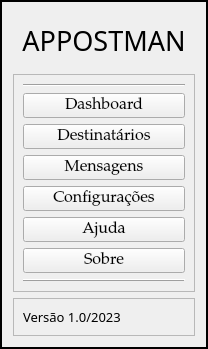
     <widget class="QFrame" name="left_menu_frame">
      <property name="sizePolicy">
       <sizepolicy hsizetype="Expanding" vsizetype="Preferred">
        <horstretch>0</horstretch>
        <verstretch>0</verstretch>
       </sizepolicy>
      </property>
      <property name="minimumSize">
       <size>
        <width>0</width>
        <height>0</height>
       </size>
      </property>
      <property name="maximumSize">
       <size>
        <width>0</width>
        <height>16777215</height>
       </size>
      </property>
      <property name="styleSheet">
       <string notr="true"/>
      </property>
      <property name="frameShape">
       <enum>QFrame::Box</enum>
      </property>
      <property name="frameShadow">
       <enum>QFrame::Plain</enum>
      </property>
      <property name="lineWidth">
       <number>2</number>
      </property>
      <layout class="QVBoxLayout" name="verticalLayout_2">
       <item>
        <widget class="QFrame" name="header_frame_menu">
         <property name="frameShape">
          <enum>QFrame::NoFrame</enum>
         </property>
         <property name="frameShadow">
          <enum>QFrame::Raised</enum>
         </property>
         <layout class="QHBoxLayout" name="horizontalLayout_4">
          <item>
           <widget class="QLabel" name="label_appostman">
            <property name="font">
             <font>
              <family>Rockwell Condensed</family>
              <pointsize>20</pointsize>
             </font>
            </property>
            <property name="text">
             <string>APPOSTMAN</string>
            </property>
            <property name="alignment">
             <set>Qt::AlignCenter</set>
            </property>
           </widget>
          </item>
         </layout>
        </widget>
       </item>
       <item>
        <widget class="QFrame" name="main_frame_menu">
         <property name="sizePolicy">
          <sizepolicy hsizetype="Preferred" vsizetype="Expanding">
           <horstretch>0</horstretch>
           <verstretch>0</verstretch>
          </sizepolicy>
         </property>
         <property name="font">
          <font>
           <family>Palatino Linotype</family>
           <pointsize>12</pointsize>
          </font>
         </property>
         <property name="frameShape">
          <enum>QFrame::StyledPanel</enum>
         </property>
         <property name="frameShadow">
          <enum>QFrame::Raised</enum>
         </property>
         <layout class="QVBoxLayout" name="verticalLayout_3">
          <item>
           <widget class="Line" name="line_left_footer">
            <property name="styleSheet">
             <string notr="true">color: rgb(0, 0, 0);</string>
            </property>
            <property name="frameShadow">
             <enum>QFrame::Sunken</enum>
            </property>
            <property name="orientation">
             <enum>Qt::Horizontal</enum>
            </property>
           </widget>
          </item>
          <item>
           <widget class="QPushButton" name="button_dashboard">
            <property name="sizePolicy">
             <sizepolicy hsizetype="Fixed" vsizetype="Fixed">
              <horstretch>0</horstretch>
              <verstretch>0</verstretch>
             </sizepolicy>
            </property>
            <property name="maximumSize">
             <size>
              <width>200</width>
              <height>40</height>
             </size>
            </property>
            <property name="font">
             <font>
              <family>Palatino Linotype</family>
              <pointsize>12</pointsize>
             </font>
            </property>
            <property name="cursor">
             <cursorShape>PointingHandCursor</cursorShape>
            </property>
            <property name="styleSheet">
             <string notr="true"/>
            </property>
            <property name="text">
             <string>Dashboard</string>
            </property>
            <property name="icon">
             <iconset>
              <normaloff>../resources/main-window-icons/dashboard.png</normaloff>../resources/main-window-icons/dashboard.png</iconset>
            </property>
            <property name="iconSize">
             <size>
              <width>27</width>
              <height>27</height>
             </size>
            </property>
           </widget>
          </item>
          <item>
           <widget class="QPushButton" name="button_recipients">
            <property name="maximumSize">
             <size>
              <width>200</width>
              <height>40</height>
             </size>
            </property>
            <property name="font">
             <font>
              <family>Palatino Linotype</family>
              <pointsize>12</pointsize>
             </font>
            </property>
            <property name="cursor">
             <cursorShape>PointingHandCursor</cursorShape>
            </property>
            <property name="styleSheet">
             <string notr="true"/>
            </property>
            <property name="text">
             <string>Destinatários</string>
            </property>
            <property name="icon">
             <iconset>
              <normaloff>../resources/main-window-icons/people.png</normaloff>../resources/main-window-icons/people.png</iconset>
            </property>
            <property name="iconSize">
             <size>
              <width>25</width>
              <height>25</height>
             </size>
            </property>
           </widget>
          </item>
          <item>
           <widget class="QPushButton" name="button_messages">
            <property name="maximumSize">
             <size>
              <width>200</width>
              <height>40</height>
             </size>
            </property>
            <property name="font">
             <font>
              <family>Palatino Linotype</family>
              <pointsize>12</pointsize>
             </font>
            </property>
            <property name="cursor">
             <cursorShape>PointingHandCursor</cursorShape>
            </property>
            <property name="styleSheet">
             <string notr="true"/>
            </property>
            <property name="text">
             <string>Mensagens</string>
            </property>
            <property name="icon">
             <iconset>
              <normaloff>../resources/main-window-icons/message.png</normaloff>../resources/main-window-icons/message.png</iconset>
            </property>
            <property name="iconSize">
             <size>
              <width>25</width>
              <height>25</height>
             </size>
            </property>
           </widget>
          </item>
          <item>
           <widget class="QPushButton" name="button_configurations">
            <property name="maximumSize">
             <size>
              <width>200</width>
              <height>40</height>
             </size>
            </property>
            <property name="font">
             <font>
              <family>Palatino Linotype</family>
              <pointsize>12</pointsize>
             </font>
            </property>
            <property name="cursor">
             <cursorShape>PointingHandCursor</cursorShape>
            </property>
            <property name="styleSheet">
             <string notr="true"/>
            </property>
            <property name="text">
             <string>Configurações</string>
            </property>
            <property name="icon">
             <iconset>
              <normaloff>../resources/main-window-icons/gear.png</normaloff>../resources/main-window-icons/gear.png</iconset>
            </property>
            <property name="iconSize">
             <size>
              <width>23</width>
              <height>23</height>
             </size>
            </property>
           </widget>
          </item>
          <item>
           <widget class="QPushButton" name="button_help">
            <property name="maximumSize">
             <size>
              <width>200</width>
              <height>40</height>
             </size>
            </property>
            <property name="font">
             <font>
              <family>Palatino Linotype</family>
              <pointsize>12</pointsize>
             </font>
            </property>
            <property name="cursor">
             <cursorShape>PointingHandCursor</cursorShape>
            </property>
            <property name="styleSheet">
             <string notr="true"/>
            </property>
            <property name="text">
             <string>Ajuda</string>
            </property>
            <property name="icon">
             <iconset>
              <normaloff>../resources/main-window-icons/help.png</normaloff>../resources/main-window-icons/help.png</iconset>
            </property>
            <property name="iconSize">
             <size>
              <width>25</width>
              <height>25</height>
             </size>
            </property>
           </widget>
          </item>
          <item>
           <widget class="QPushButton" name="button_about">
            <property name="maximumSize">
             <size>
              <width>200</width>
              <height>40</height>
             </size>
            </property>
            <property name="font">
             <font>
              <family>Palatino Linotype</family>
              <pointsize>12</pointsize>
             </font>
            </property>
            <property name="cursor">
             <cursorShape>PointingHandCursor</cursorShape>
            </property>
            <property name="styleSheet">
             <string notr="true"/>
            </property>
            <property name="text">
             <string>Sobre</string>
            </property>
            <property name="icon">
             <iconset>
              <normaloff>../resources/main-window-icons/info.png</normaloff>../resources/main-window-icons/info.png</iconset>
            </property>
            <property name="iconSize">
             <size>
              <width>25</width>
              <height>25</height>
             </size>
            </property>
           </widget>
          </item>
          <item>
           <widget class="Line" name="line_left_header">
            <property name="frameShadow">
             <enum>QFrame::Raised</enum>
            </property>
            <property name="orientation">
             <enum>Qt::Horizontal</enum>
            </property>
           </widget>
          </item>
         </layout>
        </widget>
       </item>
       <item>
        <widget class="QFrame" name="footer_frame_menu">
         <property name="font">
          <font>
           <family>Rockwell</family>
          </font>
         </property>
         <property name="frameShape">
          <enum>QFrame::StyledPanel</enum>
         </property>
         <property name="frameShadow">
          <enum>QFrame::Raised</enum>
         </property>
         <layout class="QHBoxLayout" name="horizontalLayout_5">
          <item>
           <widget class="QLabel" name="label_version">
            <property name="font">
             <font>
              <family>Rockwell</family>
              <pointsize>10</pointsize>
             </font>
            </property>
            <property name="text">
             <string>Versão 1.0/2023</string>
            </property>
           </widget>
          </item>
         </layout>
        </widget>
       </item>
      </layout>
     </widget>
